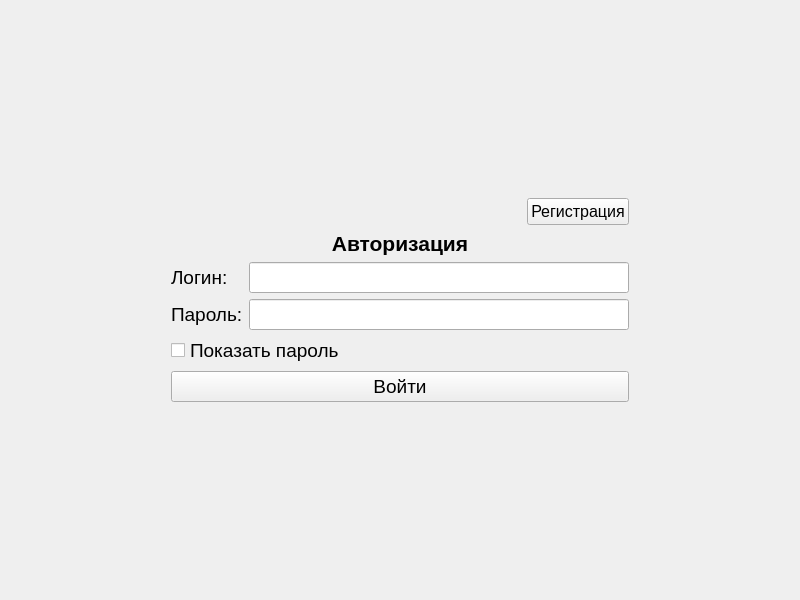
<?xml version="1.0" encoding="UTF-8"?>
<ui version="4.0">
 <class>MainWindow</class>
 <widget class="QMainWindow" name="MainWindow">
  <property name="geometry">
   <rect>
    <x>0</x>
    <y>0</y>
    <width>800</width>
    <height>600</height>
   </rect>
  </property>
  <property name="minimumSize">
   <size>
    <width>800</width>
    <height>600</height>
   </size>
  </property>
  <property name="windowTitle">
   <string>MainWindow</string>
  </property>
  <widget class="QWidget" name="centralwidget">
   <layout class="QGridLayout" name="gridLayout_2">
    <item row="1" column="0">
     <spacer name="horizontalSpacer">
      <property name="orientation">
       <enum>Qt::Horizontal</enum>
      </property>
      <property name="sizeHint" stdset="0">
       <size>
        <width>40</width>
        <height>20</height>
       </size>
      </property>
     </spacer>
    </item>
    <item row="1" column="1">
     <layout class="QVBoxLayout" name="verticalLayout">
      <property name="sizeConstraint">
       <enum>QLayout::SetMaximumSize</enum>
      </property>
      <item alignment="Qt::AlignRight">
       <widget class="QPushButton" name="registerButton">
        <property name="maximumSize">
         <size>
          <width>16777215</width>
          <height>16777215</height>
         </size>
        </property>
        <property name="font">
         <font>
          <pointsize>12</pointsize>
          <weight>50</weight>
          <bold>false</bold>
         </font>
        </property>
        <property name="text">
         <string>Регистрация</string>
        </property>
       </widget>
      </item>
      <item>
       <widget class="QLabel" name="titleLabel">
        <property name="font">
         <font>
          <pointsize>16</pointsize>
          <weight>75</weight>
          <bold>true</bold>
         </font>
        </property>
        <property name="text">
         <string>Авторизация</string>
        </property>
        <property name="alignment">
         <set>Qt::AlignCenter</set>
        </property>
       </widget>
      </item>
      <item>
       <layout class="QHBoxLayout" name="horizontalLayout">
        <property name="spacing">
         <number>18</number>
        </property>
        <item>
         <widget class="QLabel" name="usernameLabel">
          <property name="font">
           <font>
            <pointsize>14</pointsize>
           </font>
          </property>
          <property name="text">
           <string>Логин:</string>
          </property>
         </widget>
        </item>
        <item alignment="Qt::AlignRight">
         <widget class="QLineEdit" name="usernameEdit">
          <property name="minimumSize">
           <size>
            <width>380</width>
            <height>0</height>
           </size>
          </property>
          <property name="maximumSize">
           <size>
            <width>16777215</width>
            <height>16777215</height>
           </size>
          </property>
          <property name="font">
           <font>
            <pointsize>14</pointsize>
           </font>
          </property>
         </widget>
        </item>
       </layout>
      </item>
      <item>
       <layout class="QHBoxLayout" name="horizontalLayout_2">
        <item>
         <widget class="QLabel" name="passwordLabel">
          <property name="font">
           <font>
            <pointsize>14</pointsize>
           </font>
          </property>
          <property name="text">
           <string>Пароль:</string>
          </property>
         </widget>
        </item>
        <item alignment="Qt::AlignRight">
         <widget class="QLineEdit" name="passwordEdit">
          <property name="minimumSize">
           <size>
            <width>380</width>
            <height>0</height>
           </size>
          </property>
          <property name="font">
           <font>
            <pointsize>14</pointsize>
           </font>
          </property>
          <property name="echoMode">
           <enum>QLineEdit::Password</enum>
          </property>
         </widget>
        </item>
       </layout>
      </item>
      <item>
       <widget class="QCheckBox" name="showPasswordCheckBox">
        <property name="font">
         <font>
          <pointsize>14</pointsize>
         </font>
        </property>
        <property name="text">
         <string>Показать пароль</string>
        </property>
       </widget>
      </item>
      <item>
       <widget class="QPushButton" name="loginButton">
        <property name="font">
         <font>
          <pointsize>14</pointsize>
          <weight>50</weight>
          <bold>false</bold>
         </font>
        </property>
        <property name="text">
         <string>Войти</string>
        </property>
       </widget>
      </item>
     </layout>
    </item>
    <item row="1" column="2">
     <spacer name="horizontalSpacer_2">
      <property name="orientation">
       <enum>Qt::Horizontal</enum>
      </property>
      <property name="sizeHint" stdset="0">
       <size>
        <width>40</width>
        <height>20</height>
       </size>
      </property>
     </spacer>
    </item>
    <item row="0" column="1">
     <spacer name="verticalSpacer">
      <property name="orientation">
       <enum>Qt::Vertical</enum>
      </property>
      <property name="sizeHint" stdset="0">
       <size>
        <width>20</width>
        <height>40</height>
       </size>
      </property>
     </spacer>
    </item>
    <item row="2" column="1">
     <spacer name="verticalSpacer_2">
      <property name="orientation">
       <enum>Qt::Vertical</enum>
      </property>
      <property name="sizeHint" stdset="0">
       <size>
        <width>20</width>
        <height>40</height>
       </size>
      </property>
     </spacer>
    </item>
   </layout>
  </widget>
 </widget>
 <resources/>
 <connections/>
</ui>
